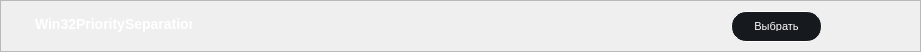
      <widget class="QFrame" name="frame_Win32PrioritySeparation">
       <property name="geometry">
        <rect>
         <x>10</x>
         <y>61</y>
         <width>921</width>
         <height>45</height>
        </rect>
       </property>
       <property name="maximumSize">
        <size>
         <width>16777215</width>
         <height>45</height>
        </size>
       </property>
       <property name="styleSheet">
        <string notr="true">/* styles.qss */

#frame_Win32PrioritySeparation {
    background-color: #161A1E;
    border-radius: 15px; /* Установите значение по вашему усмотрению для достижения овальной формы */
}
</string>
       </property>
       <property name="frameShape">
        <enum>QFrame::StyledPanel</enum>
       </property>
       <property name="frameShadow">
        <enum>QFrame::Raised</enum>
       </property>
       <layout class="QHBoxLayout" name="horizontalLayout_2">
        <property name="spacing">
         <number>0</number>
        </property>
        <property name="leftMargin">
         <number>0</number>
        </property>
        <property name="topMargin">
         <number>0</number>
        </property>
        <property name="rightMargin">
         <number>0</number>
        </property>
        <property name="bottomMargin">
         <number>0</number>
        </property>
        <item>
         <widget class="QFrame" name="frame_Energy_Preset_2">
          <property name="minimumSize">
           <size>
            <width>0</width>
            <height>50</height>
           </size>
          </property>
          <property name="styleSheet">
           <string notr="true">background-color: transparent;</string>
          </property>
          <property name="frameShape">
           <enum>QFrame::StyledPanel</enum>
          </property>
          <property name="frameShadow">
           <enum>QFrame::Raised</enum>
          </property>
          <widget class="QLabel" name="labelWin32PrioritySeparation">
           <property name="geometry">
            <rect>
             <x>580</x>
             <y>10</y>
             <width>111</width>
             <height>31</height>
            </rect>
           </property>
           <property name="sizePolicy">
            <sizepolicy hsizetype="Preferred" vsizetype="Preferred">
             <horstretch>70</horstretch>
             <verstretch>30</verstretch>
            </sizepolicy>
           </property>
           <property name="minimumSize">
            <size>
             <width>70</width>
             <height>30</height>
            </size>
           </property>
           <property name="styleSheet">
            <string notr="true">color: white; /* Установите цвет текста в белый */
font-size: 14px; /* Установите размер шрифта в 14 пикселей */
font-family: &quot;Times New Roman&quot;; /* Установите тип шрифта по вашему выбору */
font-weight: bold; /* Установите жирность шрифта (если нужно) */
margin-top: 5px; /* Опустить текст на 10 пикселей вниз */</string>
           </property>
           <property name="text">
            <string/>
           </property>
          </widget>
          <widget class="QPushButton" name="pushWin32PrioritySeparation">
           <property name="geometry">
            <rect>
             <x>730</x>
             <y>10</y>
             <width>91</width>
             <height>31</height>
            </rect>
           </property>
           <property name="minimumSize">
            <size>
             <width>91</width>
             <height>31</height>
            </size>
           </property>
           <property name="maximumSize">
            <size>
             <width>91</width>
             <height>31</height>
            </size>
           </property>
           <property name="baseSize">
            <size>
             <width>0</width>
             <height>0</height>
            </size>
           </property>
           <property name="styleSheet">
            <string notr="true">/* styles.qss */

QPushButton {
    background-color: #161A1E;
    border-radius: 15px;
    color: white; /* Установите цвет текста */
    font-size: 11px; /* Установите размер шрифта */
    padding: 10px 20px; /* Установите отступы */
    border: 1px solid white; /* Уменьшаем толщину обводки до 1 пикселя */
}

QPushButton:hover {
    background-color: #2C3236;
    transition: background-color 0.3s ease;
}
</string>
           </property>
           <property name="text">
            <string>Выбрать</string>
           </property>
          </widget>
          <widget class="QLabel" name="labelTextWin32PrioritySeparation">
           <property name="geometry">
            <rect>
             <x>30</x>
             <y>10</y>
             <width>161</width>
             <height>21</height>
            </rect>
           </property>
           <property name="styleSheet">
            <string notr="true">/* styles.qss */

QLabel {
    color: white; /* Установите цвет текста в белый */
    font-size: 14px; /* Установите размер шрифта в 14 пикселей */
    font-family: &quot;Times New Roman&quot;; /* Установите тип шрифта по вашему выбору */
    font-weight: bold; /* Установите жирность шрифта (если нужно) */
    margin-top: 5px; /* Опустить текст на 10 пикселей вниз */
}
</string>
           </property>
           <property name="text">
            <string>Win32PrioritySeparation</string>
           </property>
          </widget>
         </widget>
        </item>
       </layout>
      </widget>
